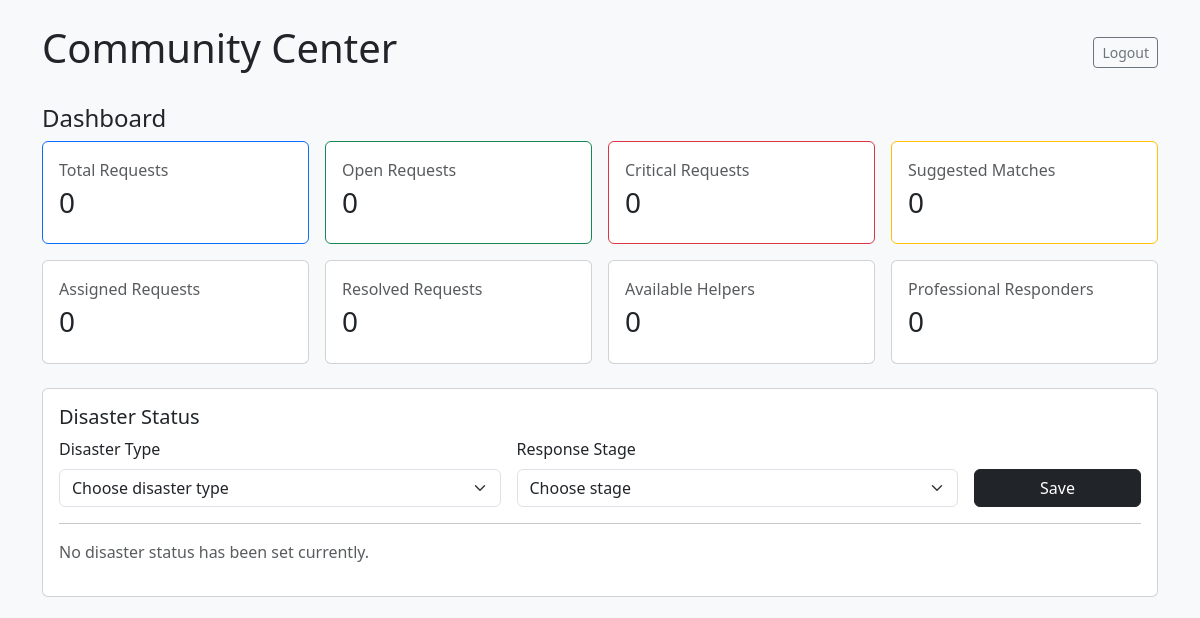
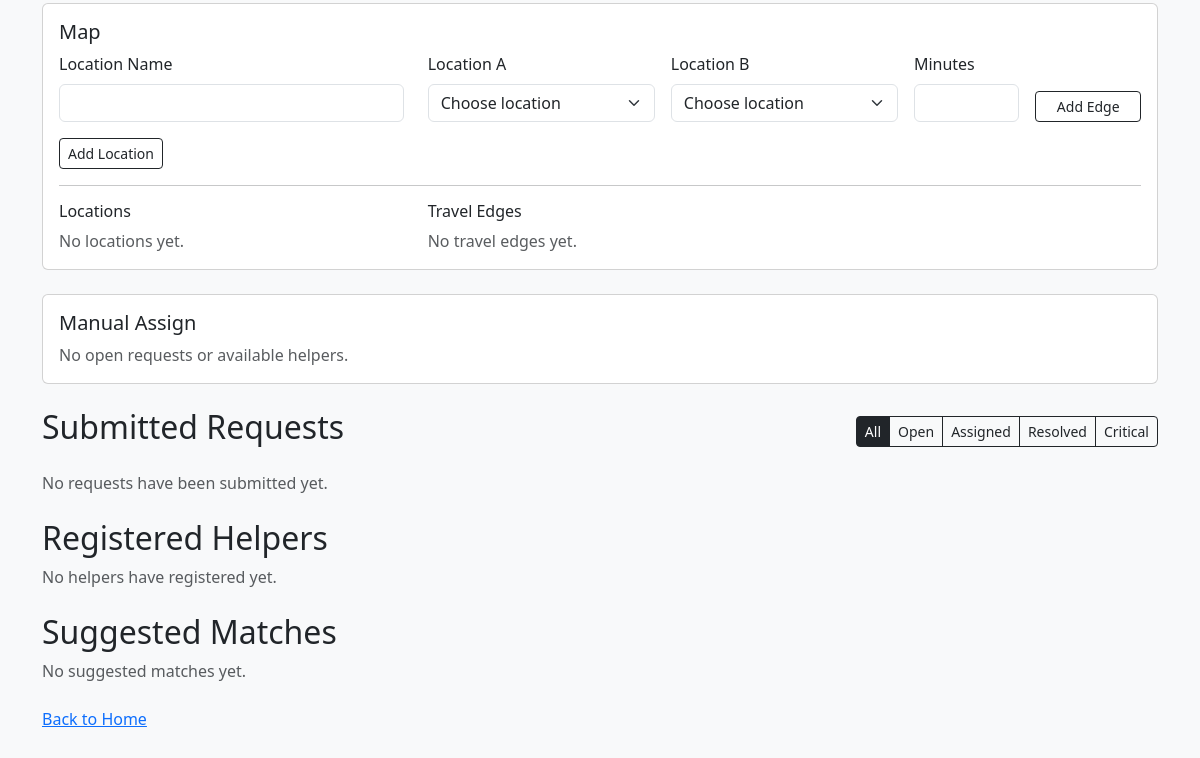
/community (signed in), run on an earlier commit of the app's database (2 pictures, top to bottom).
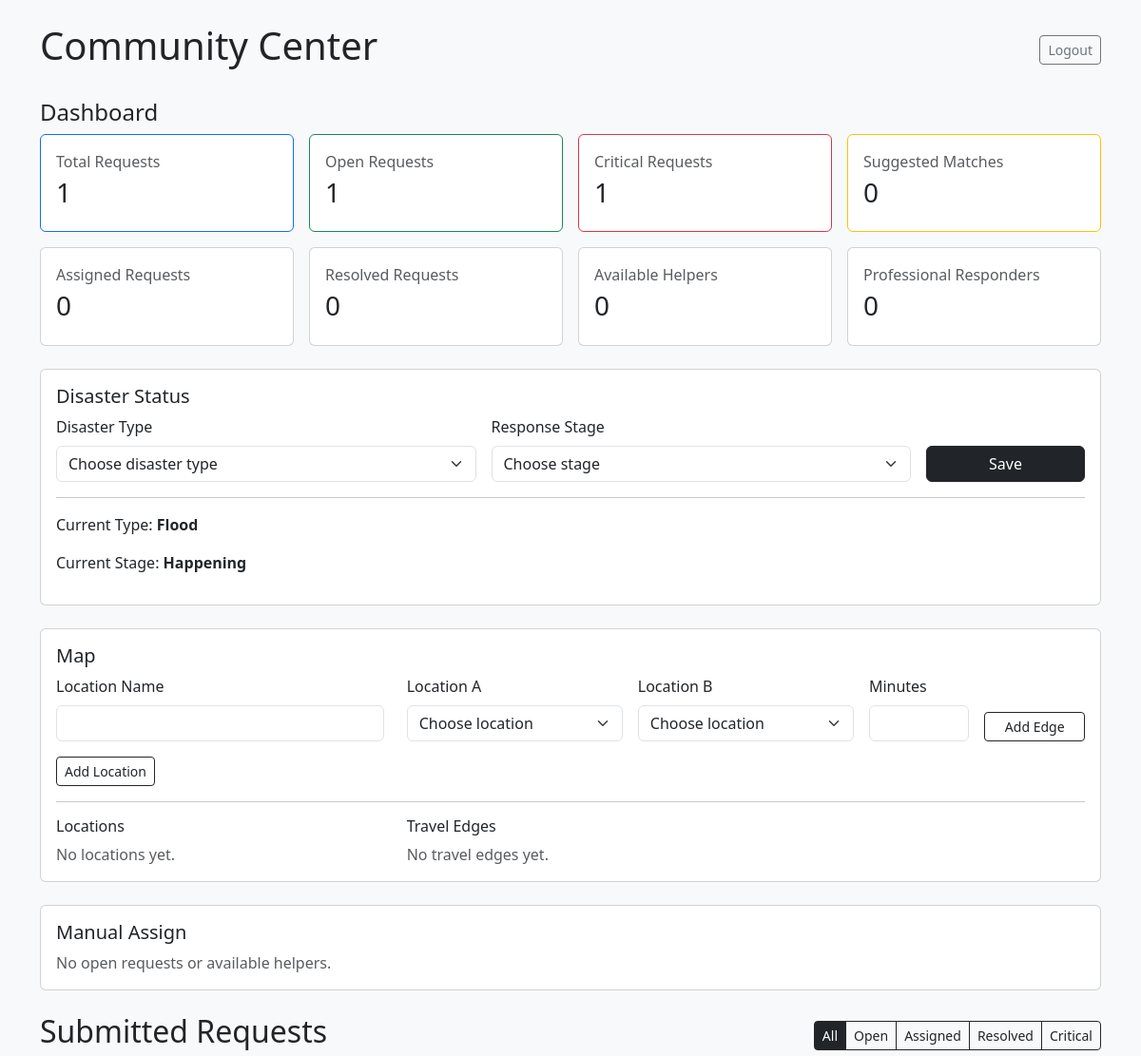
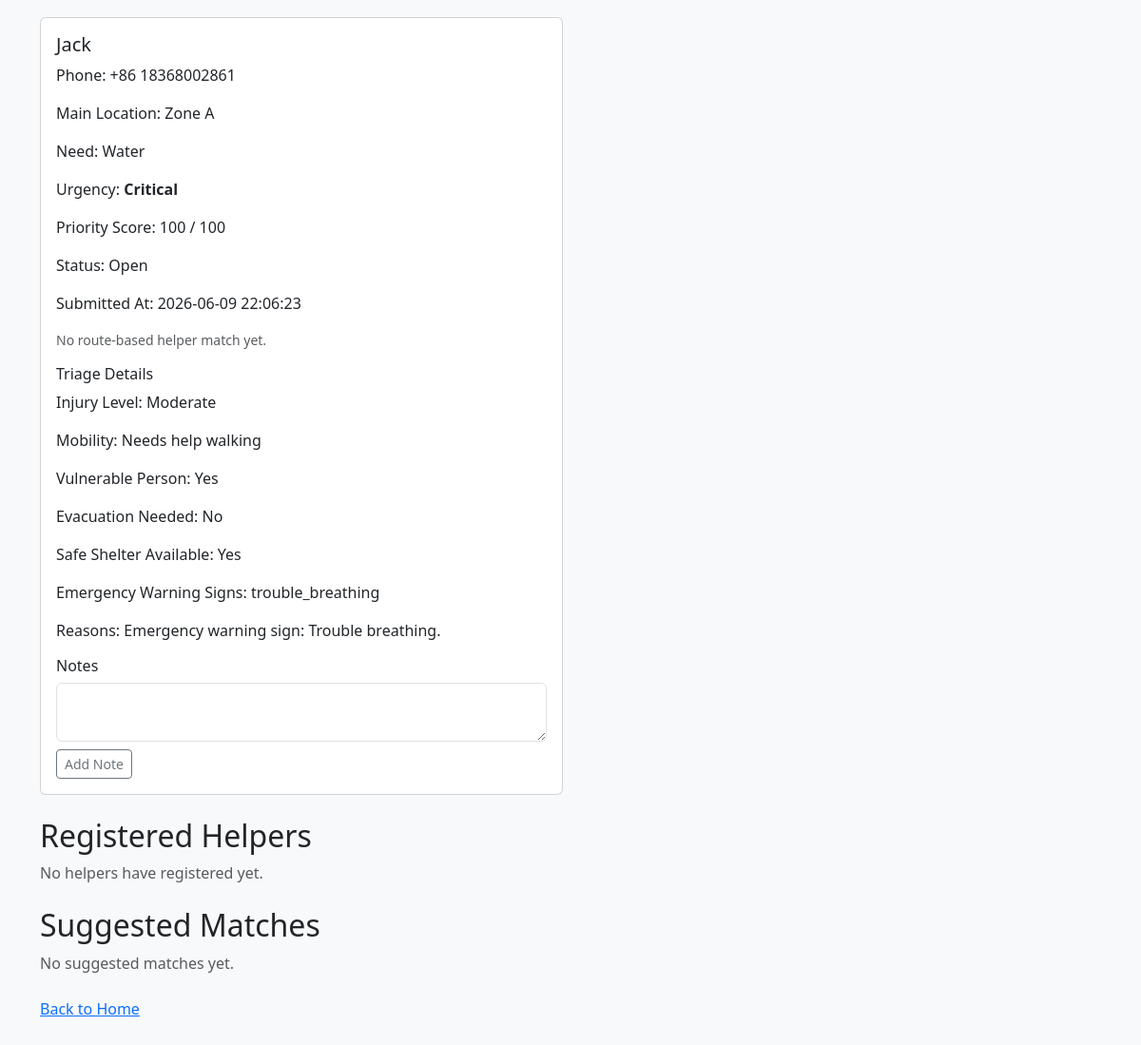
And on a later commit of the database (2 pictures, top to bottom).
### tables this page shows
CREATE TABLE disaster_status (
            id INTEGER PRIMARY KEY AUTOINCREMENT,
            disaster_type TEXT NOT NULL,
            stage TEXT NOT NULL,
            timestamp DATETIME DEFAULT CURRENT_TIMESTAMP
        );

CREATE TABLE requests (
            id INTEGER PRIMARY KEY AUTOINCREMENT,
            resident_name TEXT NOT NULL,
            phone_number TEXT NOT NULL,
            zone TEXT NOT NULL,
            need_type TEXT NOT NULL,
            injury_level TEXT NOT NULL,
            mobility_status TEXT NOT NULL,
            vulnerable_person TEXT NOT NULL,
            evacuation_need TEXT NOT NULL,
            safe_shelter TEXT NOT NULL,
            red_flags TEXT,
            urgency TEXT NOT NULL,
            priority_score INTEGER NOT NULL,
            triage_reasons TEXT,
            status TEXT DEFAULT 'Open',
            timestamp DATETIME DEFAULT CURRENT_TIMESTAMP
        );

### app.py (the view)
@app.route("/community", methods=["GET", "POST"])
def community():
    if not is_community():
        return redirect(url_for("login"))
    selected_filter = request.args.get("filter", "All")
    if request.method == "POST":
        disaster_type = request.form.get("disaster_type")
        stage = request.form.get("stage")
        save_disaster_status(disaster_type, stage)
        return redirect(url_for("community", filter=selected_filter))
    current_disaster = get_disaster_status()
    requests = get_requests_by_filter(selected_filter)
    volunteers = get_all_volunteers()
    locations = get_locations()
    routing_edges = get_routing_edges()
    graph_nodes, graph_edges = build_graph(locations, routing_edges)
    open_requests = get_requests_by_filter("Open")
    available_helpers = []
    for helper in volunteers:
        if helper["status"] == "Available":
            available_helpers.append(helper)
    auto_matches_by_request = {}
    for item in requests:
        if item["status"] == "Open":
            auto_matches_by_request[item["id"]] = find_nearest_helper_for_request(
                item,
                available_helpers,
                routing_edges,
            )
    matches = find_matches()
    assignments_by_request = get_assignments_by_request()
    notes_by_request = get_notes_by_request()
    dashboard_stats = counter()
    dashboard_stats["suggested_matches"] = len(matches)
    return render_template(
        "community.html",
        current_disaster=current_disaster,
        selected_filter=selected_filter,
        requests=requests,
        volunteers=volunteers,
        locations=locations,
        routing_edges=routing_edges,
        graph_nodes=graph_nodes,
        graph_edges=graph_edges,
        open_requests=open_requests,
        available_helpers=available_helpers,
        auto_matches_by_request=auto_matches_by_request,
        matches=matches,
        assignments_by_request=assignments_by_request,
        notes_by_request=notes_by_request,
        dashboard_stats=dashboard_stats,
    )

### app.py (called while the page is built, shortened)
def build_graph(locations, edges):
    nodes = []
    num_locations = len(locations)
    if num_locations == 0:
        return nodes, []

def is_community():
    return session.get("user_type") == "coordinator"

### database.py (called while the page is built, shortened)
def get_db():
    conn = sqlite3.connect(DATABASE)
    conn.row_factory = sqlite3.Row
    return conn

def get_requests_by_filter(request_filter):
    conn = get_db()
    cursor = conn.cursor()
    if request_filter in ("Open", "Assigned", "Resolved"):
        cursor.execute(
            """
            SELECT *
            FROM requests
            WHERE status = ?
            ORDER BY priority_score DESC, timestamp ASC
        """,
            (request_filter,),
        )
    else:
        cursor.execute(
            "SELECT * FROM requests ORDER BY priority_score DESC, timestamp ASC"
        )
    requests = cursor.fetchall()
    conn.close()
    return requests

def get_all_volunteers():
    conn = get_db()
    cursor = conn.cursor()
    cursor.execute(
        """
        SELECT *
        FROM volunteers
        ORDER BY timestamp DESC, id DESC
    """
    )
    volunteers = cursor.fetchall()
    conn.close()
    return volunteers

### templates/community.html (shortened to what the changed rows need)
<!DOCTYPE html>
<html>
<head>
    <link href="https://cdn.jsdelivr.net/npm/bootstrap@5.3.3/dist/css/bootstrap.min.css" rel="stylesheet">
</head>
<body class="bg-light">
    <main class="container py-4">
        <section class="d-flex justify-content-between align-items-center mb-4">
            <h1>Community Center</h1>
        </section>
        <section class="mb-4">
            <h2 class="h4">Dashboard</h2>
            <div class="row g-3">
                <div class="col-md-3">
                    <div class="card border-primary h-100">
                        <div class="card-body">
                            <p class="text-muted mb-1">Total Requests</p>
                            <h3>{{ dashboard_stats.total_requests }}</h3>
                        </div>
                    </div>
                </div>
                <div class="col-md-3">
                    <div class="card border-success h-100">
                        <div class="card-body">
                            <p class="text-muted mb-1">Open Requests</p>
                            <h3>{{ dashboard_stats.open_requests }}</h3>
                        </div>
                    </div>
                </div>
                <div class="col-md-3">
                    <div class="card border-danger h-100">
                        <div class="card-body">
                            <p class="text-muted mb-1">Critical Requests</p>
                            <h3>{{ dashboard_stats.critical_requests }}</h3>
                        </div>
                    </div>
                </div>
            </div>
        </section>
        <section class="card mb-4">
            <div class="card-body">
                <h2 class="h5">Disaster Status</h2>
                <form class="row g-3 align-items-end" method="POST">
                    <div class="col-md-5">
                    </div>
                    <div class="col-md-5">
                    </div>
                    <div class="col-md-2">
                    </div>
                </form>
                <hr>
                {% if current_disaster.disaster_type %}
                    <p>Current Type: <strong>{{ current_disaster.disaster_type }}</strong></p>
                    <p>Current Stage: <strong>{{ current_disaster.stage }}</strong></p>
                {% else %}
                    <p class="text-muted">No disaster status has been set currently.</p>
                {% endif %}
            </div>
        </section>
        <section class="card mb-4">
            <div class="card-body">
                <h2 class="h5">Map</h2>
            </div>
        </section>
        <section class="card mb-4">
            <div class="card-body">
                <h2 class="h5">Manual Assign</h2>
            </div>
        </section>
        <section class="mb-4">
            <div class="d-flex justify-content-between align-items-center mb-3">
                <h2>Submitted Requests</h2>
                <div class="btn-group">
                </div>
            </div>
            {% if requests %}
                <div class="row g-3">
                    {% for item in requests %}
                        <div class="col-lg-6">
                            <div class="card h-100">
                                <div class="card-body">
                                    <h3 class="h5">{{ item.resident_name }}</h3>
                                    <p>Phone: {{ item.phone_number }}</p>
                                    <p>Main Location: {{ item.zone }}</p>
                                    <p>Need: {{ item.need_type }}</p>
                                    <p>Urgency: <strong>{{ item.urgency }}</strong></p>
                                    <p>Priority Score: {{ item.priority_score }} / 100</p>
                                    <p>Status: {{ item.status }}</p>
                                    <p>Submitted At: {{ item.timestamp }}</p>
                                    {% set auto_match = auto_matches_by_request.get(item.id) %}
                                    {% if item.status == "Open" %}
                                        {% if auto_match %}
                                            <div class="border rounded p-2 mb-3 bg-light">
                                                <p class="mb-1">Nearest Match: {{ auto_match.helper.volunteer_name }}</p>
                                                <p class="mb-1">Helper Type: {{ auto_match.helper.helper_type }}</p>
                                                <p class="mb-1">Resource: {{ auto_match.helper.resource_type }}</p>
                                                <p class="mb-1">Estimated Travel Time: {{ auto_match.travel_time }} min</p>
                                                <p class="mb-2">Route: {{ auto_match.path|join(" -> ") }}</p>
                                                <form method="POST" action="/auto-assign">
                                                    <input type="hidden" name="request_id" value="{{ item.id }}">
                                                    <input type="hidden" name="current_filter" value="{{ selected_filter }}">
                                                    <button class="btn btn-primary btn-sm" type="submit">Auto Assign Nearest Helper</button>
                                                </form>
                                            </div>
                                        {% else %}
                                            <p class="text-muted small">No route-based helper match yet.</p>
                                        {% endif %}
                                    {% endif %}
                                    <h4 class="h6 mt-3">Triage Details</h4>
                                    <p>Injury Level: {{ item.injury_level }}</p>
                                    <p>Mobility: {{ item.mobility_status }}</p>
                                    <p>Vulnerable Person: {{ item.vulnerable_person }}</p>
                                    <p>Evacuation Needed: {{ item.evacuation_need }}</p>
                                    <p>Safe Shelter Available: {{ item.safe_shelter }}</p>
                                    <p>Emergency Warning Signs: {{ item.red_flags }}</p>
                                    <p>Reasons: {{ item.triage_reasons }}</p>
                                    <h4 class="h6 mt-3">Notes</h4>
                                    <form method="POST" action="/note">
                                        <div class="mb-2">
                                            <textarea class="form-control" name="note_text" rows="2" required></textarea>
                                        </div>
                                        <button class="btn btn-outline-secondary btn-sm" type="submit">Add Note</button>
                                    </form>
                                </div>
                            </div>
                        </div>
                    {% endfor %}
                </div>
            {% else %}
                <p class="text-muted">No requests have been submitted yet.</p>
            {% endif %}
        </section>
        <section class="mb-4">
            <h2>Registered Helpers</h2>
        </section>
        <section class="mb-4">
            <h2>Suggested Matches</h2>
        </section>
    </main>
</body>
</html>

What changed in the data, as far as the page shows it:
added disaster_status: disaster_type "Flood", stage "Happening"
added requests: resident_name "Jack", phone_number "+86 18368002861", zone "Zone A", need_type "Water", urgency "Critical", priority_score "100", status "Open", timestamp "2026-06-09 22:06:23", shows "No route-based helper match yet.", injury_level "Moderate", mobility_status "Needs help walking", vulnerable_person "Yes", evacuation_need "No", safe_shelter "Yes", red_flags "trouble_breathing", triage_reasons "Emergency warning sign: Trouble breathing."
Also different on the page:
{{ dashboard_stats.total_requests }}: "0" → "1"
{{ dashboard_stats.open_requests }}: "0" → "1"
{{ dashboard_stats.critical_requests }}: "0" → "1"
text no longer shown: "No disaster status has been set currently. No requests have been submitted yet."
text now shown: "Current Type: Current Stage:"
